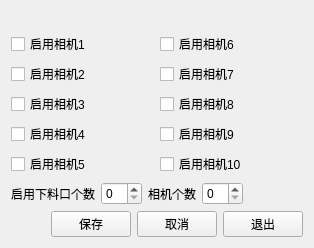
     <widget class="QWidget" name="tab">
      <attribute name="title">
       <string>相机功能选择</string>
      </attribute>
      <layout class="QVBoxLayout" name="verticalLayout_9">
       <item>
        <layout class="QHBoxLayout" name="horizontalLayout_46">
         <property name="topMargin">
          <number>21</number>
         </property>
         <item>
          <layout class="QVBoxLayout" name="verticalLayout_7">
           <item>
            <widget class="QCheckBox" name="checkBox_18">
             <property name="text">
              <string>启用相机1</string>
             </property>
            </widget>
           </item>
           <item>
            <widget class="QCheckBox" name="checkBox_19">
             <property name="text">
              <string>启用相机2</string>
             </property>
            </widget>
           </item>
           <item>
            <widget class="QCheckBox" name="checkBox_20">
             <property name="text">
              <string>启用相机3</string>
             </property>
            </widget>
           </item>
           <item>
            <widget class="QCheckBox" name="checkBox_21">
             <property name="text">
              <string>启用相机4</string>
             </property>
            </widget>
           </item>
           <item>
            <widget class="QCheckBox" name="checkBox_22">
             <property name="text">
              <string>启用相机5</string>
             </property>
            </widget>
           </item>
          </layout>
         </item>
         <item>
          <layout class="QVBoxLayout" name="verticalLayout_8">
           <item>
            <widget class="QCheckBox" name="checkBox_23">
             <property name="text">
              <string>启用相机6</string>
             </property>
            </widget>
           </item>
           <item>
            <widget class="QCheckBox" name="checkBox_24">
             <property name="text">
              <string>启用相机7</string>
             </property>
            </widget>
           </item>
           <item>
            <widget class="QCheckBox" name="checkBox_25">
             <property name="text">
              <string>启用相机8</string>
             </property>
            </widget>
           </item>
           <item>
            <widget class="QCheckBox" name="checkBox_26">
             <property name="text">
              <string>启用相机9</string>
             </property>
            </widget>
           </item>
           <item>
            <widget class="QCheckBox" name="checkBox_30">
             <property name="text">
              <string>启用相机10</string>
             </property>
            </widget>
           </item>
          </layout>
         </item>
        </layout>
       </item>
       <item>
        <layout class="QHBoxLayout" name="horizontalLayout_35">
         <item>
          <layout class="QHBoxLayout" name="horizontalLayout_2">
           <item>
            <widget class="QLabel" name="label_10">
             <property name="text">
              <string>启用下料口个数</string>
             </property>
            </widget>
           </item>
           <item>
            <widget class="QSpinBox" name="spinBox_2">
             <property name="sizePolicy">
              <sizepolicy hsizetype="Fixed" vsizetype="Fixed">
               <horstretch>0</horstretch>
               <verstretch>0</verstretch>
              </sizepolicy>
             </property>
            </widget>
           </item>
          </layout>
         </item>
         <item>
          <layout class="QHBoxLayout" name="horizontalLayout">
           <item>
            <widget class="QLabel" name="label_9">
             <property name="text">
              <string>相机个数</string>
             </property>
            </widget>
           </item>
           <item>
            <widget class="QSpinBox" name="spinBox">
             <property name="sizePolicy">
              <sizepolicy hsizetype="Fixed" vsizetype="Fixed">
               <horstretch>0</horstretch>
               <verstretch>0</verstretch>
              </sizepolicy>
             </property>
            </widget>
           </item>
           <item>
            <spacer name="horizontalSpacer_22">
             <property name="orientation">
              <enum>Qt::Horizontal</enum>
             </property>
             <property name="sizeHint" stdset="0">
              <size>
               <width>40</width>
               <height>20</height>
              </size>
             </property>
            </spacer>
           </item>
          </layout>
         </item>
        </layout>
       </item>
       <item>
        <layout class="QHBoxLayout" name="horizontalLayout_37">
         <item>
          <spacer name="horizontalSpacer_16">
           <property name="orientation">
            <enum>Qt::Horizontal</enum>
           </property>
           <property name="sizeHint" stdset="0">
            <size>
             <width>40</width>
             <height>20</height>
            </size>
           </property>
          </spacer>
         </item>
         <item>
          <widget class="QPushButton" name="pushButton_8">
           <property name="text">
            <string>保存</string>
           </property>
          </widget>
         </item>
         <item>
          <widget class="QPushButton" name="pushButton_11">
           <property name="text">
            <string>取消</string>
           </property>
          </widget>
         </item>
         <item>
          <widget class="QPushButton" name="pushButton">
           <property name="text">
            <string>退出</string>
           </property>
          </widget>
         </item>
        </layout>
       </item>
      </layout>
     </widget>
